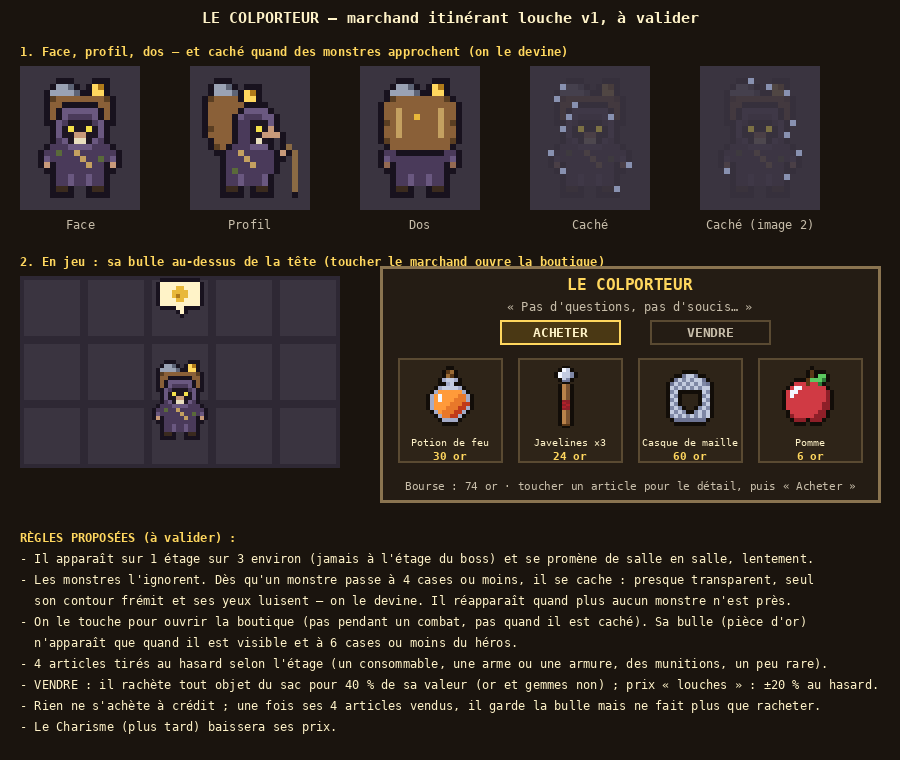

This figure's Python source:
"""Le Colporteur, marchand itinérant louche v1 (Thomas, 2026-11-11 : « un marchand itinérant louche, qui se promène,
avec 4 articles, qui peut racheter des objets, une bulle de conversation au-dessus de lui ; invisible dès que des mobs
passent à proximité, mais on peut le deviner »). Planche à valider : art/marchand_v1.png. Lancer depuis la racine.
16 × 20 pixels comme le héros (1,3 case), contour sombre du jeu.
"""
import os, re, sys
sys.path.insert(0, os.path.dirname(os.path.abspath(__file__)))
from PIL import Image, ImageDraw
from pix import font, hexrgb

PAL = {
    "K": "#18121e",  # contour
    "H": "#4a3a5a", "h": "#6a5880",  # capuche et cape, violet passé
    "C": "#5a6a3a",  # pièce rapiécée, vert
    "F": "#1e1622",  # ombre du visage
    "Y": "#f4e04a",  # yeux qui brillent
    "N": "#c89a7a", "n": "#946a52",  # nez crochu, mains
    "T": "#e8debe",  # dents du sourire
    "P": "#8a6038", "p": "#5a3e22",  # gros sac à dos
    "R": "#c4a060",  # sangle
    "S": "#9aa2b4", "s": "#5e6476",  # marmite
    "L": "#ffd75e", "l": "#b07a1a",  # lanterne
    "G": "#e8b83a",  # pièce d'or
    "B": "#3a2a1e",  # bottes
    "W": "#8a6a44",  # bâton
}

FRONT = [
    "....KKK...KKK...",
    "...KSSsK.KLlK...",
    "..KSSSSsKKLLK...",
    "..KpPPPPPPPPpK..",
    "..KPPKKKKKKPPK..",
    "..KPKhhhhhhKPK..",
    "..KPKhHHHHhKPK..",
    "..KKhHFFFFHhKK..",
    "...KhFYFFYFhK...",
    "...KhFFNNFFhK...",
    "...KHhFTTFhHK...",
    "..KHHHhhhhHHHK..",
    ".KHHCHHRHHHHHHK.",
    ".KhHHHHHRHHCHhK.",
    ".KNKHHHHHRHHKNK.",
    "..KKHHHHHHHHKK..",
    "...KHHhHHhHHK...",
    "...KHHhHHhHHK...",
    "...KBBK..KBBK...",
    "...KKKK..KKKK...",
]
SIDE = [  # de profil, voûté, appuyé sur son bâton ; le sac déborde dans le dos (à gauche)
    "..KKK...........",
    ".KSSsK.KKK......",
    ".KSSSsKLlK......",
    "KpPPPPKLLK......",
    "KPPPPPPKKKK.....",
    "KPPPPPKhhhhK....",
    "KPPPPKhHHHhhK...",
    "KPPPPKHHFFFhK...",
    "KpPPPKHHFYFNK...",
    "KPPPPKHHFFNNNK..",
    ".KPPPKHHFTFK.K..",
    ".KpPKHHHhhhK.KW.",
    "..KKHHRHHHHHKNKW",
    "...KHHHRHHHHKK.W",
    "...KHHHHRHHHK..W",
    "...KHCHHHHHHK..W",
    "...KHHhHHHhK...W",
    "...KHHhHHHhK...W",
    "...KBBK.KBBK...W",
    "...KKKK.KKKK...K",
]
BACK = [  # de dos : on ne voit que le sac, la marmite et la lanterne
    "....KKK...KKK...",
    "...KSSsK.KLlK...",
    "..KSSSSsKKLLK...",
    "..KpPPPPPPPPpK..",
    ".KPPPPPPPPPPPPK.",
    ".KPPRPPPPPPRPPK.",
    ".KPPRPPGPPPRPPK.",
    ".KpPRPPPPPPRPpK.",
    ".KPPRPPPPPPRPPK.",
    ".KPPRPPPPPPRPPK.",
    ".KpPPPPPPPPPPpK.",
    "..KPPPPPPPPPPK..",
    ".KHHKKKKKKKKHHK.",
    ".KhHHHHHHHHHHhK.",
    ".KnKHHHHHHHHKnK.",
    "..KKHHHHHHHHKK..",
    "...KHHhHHhHHK...",
    "...KHHhHHhHHK...",
    "...KBBK..KBBK...",
    "...KKKK..KKKK...",
]
BUBBLE = [  # bulle au-dessus de lui : une pièce d'or
    ".KKKKKKKKKK.",
    "K##########K",
    "K####GG####K",
    "K###GGGG###K",
    "K###GlGG###K",
    "K####GG####K",
    "K##########K",
    ".KKKK##KKKK.",
    ".....K#K....",
    "......K.....",
]
PAL["#"] = "#fff3c8"
for rows in (FRONT, SIDE, BACK):
    assert all(len(r) == 16 for r in rows) and len(rows) == 20, [len(r) for r in rows]


def img(rows, alpha=255):
    im = Image.new("RGBA", (len(rows[0]), len(rows)))
    for y, r in enumerate(rows):
        for x, c in enumerate(r):
            if c != ".":
                im.putpixel((x, y), hexrgb(PAL[c]) + (alpha,))
    return im


def guessed(rows, t):
    """Caché (des monstres sont proches) : presque transparent, seul un frémissement du contour le trahit."""
    im = Image.new("RGBA", (16, 20))
    for y, r in enumerate(rows):
        for x, c in enumerate(r):
            if c == ".":
                continue
            if c == "K" and (x * 3 + y * 5 + t) % 7 == 0:
                im.putpixel((x, y), (190, 210, 255, 150))
            elif c == "Y":
                im.putpixel((x, y), hexrgb(PAL["Y"]) + (90,))
            else:
                im.putpixel((x, y), hexrgb(PAL[c]) + (28,))
    return im


ICONS = open(os.path.join(os.path.dirname(__file__), "..", "src", "ui", "icons.ts")).read()
_line = ICONS[ICONS.index("export const PALETTE"):]
IPAL = {k: v for k, v in re.findall(r'"?([A-Za-z0-9])"?: "(#[0-9a-f]{6})"', _line[:_line.index("\n")])}


def icon(name):
    i = ICONS.index(f"  {name}: [")
    rows = [r for r in re.findall(r'"([^"]+)"', ICONS[i:ICONS.index("],", i)]) if len(r) >= 8]
    im = Image.new("RGBA", (max(len(r) for r in rows), len(rows)))
    for y, r in enumerate(rows):
        for x, c in enumerate(r):
            if c != "." and c in IPAL:
                im.putpixel((x, y), hexrgb(IPAL[c]) + (255,))
    return im


def floor_tile(S):
    t = Image.new("RGB", (16 * S, 16 * S), (58, 52, 64))
    d = ImageDraw.Draw(t)
    d.rectangle([0, 0, 16 * S - 1, 16 * S - 1], outline=(46, 40, 52), width=S)
    return t


if __name__ == "__main__":
    S = 6
    W, H = 900, 760
    sheet = Image.new("RGB", (W, H), (26, 20, 14))
    d = ImageDraw.Draw(sheet)
    gold, txt, dim = (255, 215, 94), (255, 243, 200), (200, 190, 170)
    d.text((W // 2, 18), "LE COLPORTEUR — marchand itinérant louche v1, à valider", fill=txt, font=font(15), anchor="mm")

    # 1. Le personnage : face, profil, dos, puis « deviné » (caché près des monstres).
    d.text((20, 44), "1. Face, profil, dos — et caché quand des monstres approchent (on le devine)", fill=gold, font=font(12))
    poses = [("Face", img(FRONT)), ("Profil", img(SIDE)), ("Dos", img(BACK)), ("Caché", guessed(FRONT, 0)), ("Caché (image 2)", guessed(FRONT, 3))]
    for k, (name, im) in enumerate(poses):
        x, y = 20 + k * 170, 66
        bg = Image.new("RGB", (16 * S + 24, 20 * S + 24), (58, 52, 64))
        bg.paste(im.resize((16 * S, 20 * S), Image.NEAREST), (12, 12), im.resize((16 * S, 20 * S), Image.NEAREST))
        sheet.paste(bg, (x, y))
        d.text((x + (16 * S + 24) // 2, y + 20 * S + 38), name, fill=dim, font=font(12, False), anchor="mm")

    # 2. En jeu : sur deux cases de sol, avec sa bulle (une pièce d'or) au-dessus de la tête.
    d.text((20, 254), "2. En jeu : sa bulle au-dessus de la tête (toucher le marchand ouvre la boutique)", fill=gold, font=font(12))
    S2 = 4
    scene = Image.new("RGB", (16 * S2 * 5, 16 * S2 * 3), (58, 52, 64))
    for gx in range(5):
        for gy in range(3):
            scene.paste(floor_tile(S2), (gx * 16 * S2, gy * 16 * S2))
    m = img(FRONT).resize((16 * S2, 20 * S2), Image.NEAREST)
    scene.paste(m, (2 * 16 * S2, int(1.75 * 16 * S2) - 4 * S2 * 2 + 4), m)
    b = img(BUBBLE).resize((12 * S2, 10 * S2), Image.NEAREST)
    scene.paste(b, (2 * 16 * S2 + 2 * S2, 2), b)
    sheet.paste(scene, (20, 276))

    # 3. La boutique : 4 articles, onglets Acheter / Vendre.
    x0, y0 = 380, 266
    d.rectangle([x0, y0, x0 + 500, y0 + 236], fill=(36, 28, 20), outline=(138, 116, 80), width=3)
    d.text((x0 + 250, y0 + 18), "LE COLPORTEUR", fill=gold, font=font(16), anchor="mm")
    d.text((x0 + 250, y0 + 40), "« Pas d'questions, pas d'soucis… »", fill=dim, font=font(12, False), anchor="mm")
    for k, (lab, on) in enumerate((("ACHETER", True), ("VENDRE", False))):
        tx = x0 + 120 + k * 150
        d.rectangle([tx, y0 + 54, tx + 120, y0 + 78], fill=(74, 56, 20) if on else (36, 28, 20), outline=(255, 215, 94) if on else (90, 74, 50), width=2)
        d.text((tx + 60, y0 + 66), lab, fill=txt if on else dim, font=font(13), anchor="mm")
    wares = [("potion_feu", "Potion de feu", 30), ("javeline", "Javelines ×3", 24), ("casque_maille", "Casque de maille", 60), ("pomme", "Pomme", 6)]
    for k, (ic, name, price) in enumerate(wares):
        cx = x0 + 18 + k * 120
        d.rectangle([cx, y0 + 92, cx + 104, y0 + 196], fill=(46, 36, 24), outline=(90, 74, 50), width=2)
        icn = icon(ic).resize((64, 64), Image.NEAREST)
        sheet.paste(icn, (cx + 20, y0 + 100), icn)
        d.text((cx + 52, y0 + 176), name, fill=txt, font=font(10, False), anchor="mm")
        gi = icon("or_petit") if "  or_petit: [" in ICONS else None
        d.text((cx + 52, y0 + 190), f"{price} or", fill=gold, font=font(11), anchor="mm")
    d.text((x0 + 250, y0 + 220), "Bourse : 74 or · toucher un article pour le détail, puis « Acheter »", fill=dim, font=font(11, False), anchor="mm")

    # 4. Règles proposées.
    rules = [
        "RÈGLES PROPOSÉES (à valider) :",
        "- Il apparaît sur 1 étage sur 3 environ (jamais à l'étage du boss) et se promène de salle en salle, lentement.",
        "- Les monstres l'ignorent. Dès qu'un monstre passe à 4 cases ou moins, il se cache : presque transparent, seul",
        "  son contour frémit et ses yeux luisent — on le devine. Il réapparaît quand plus aucun monstre n'est près.",
        "- On le touche pour ouvrir la boutique (pas pendant un combat, pas quand il est caché). Sa bulle (pièce d'or)",
        "  n'apparaît que quand il est visible et à 6 cases ou moins du héros.",
        "- 4 articles tirés au hasard selon l'étage (un consommable, une arme ou une armure, des munitions, un peu rare).",
        "- VENDRE : il rachète tout objet du sac pour 40 % de sa valeur (or et gemmes non) ; prix « louches » : ±20 % au hasard.",
        "- Rien ne s'achète à crédit ; une fois ses 4 articles vendus, il garde la bulle mais ne fait plus que racheter.",
        "- Le Charisme (plus tard) baissera ses prix.",
    ]
    for i, r in enumerate(rules):
        d.text((20, 530 + i * 21), r, fill=gold if i == 0 else txt, font=font(12, i == 0))
    sheet.save("art/marchand_v1.png")
    print("ok")
